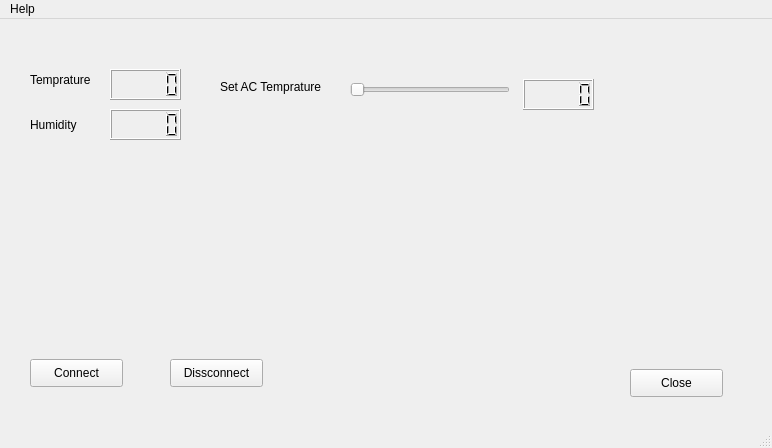
<?xml version="1.0" encoding="UTF-8"?>
<ui version="4.0">
 <class>MainWindow</class>
 <widget class="QMainWindow" name="MainWindow">
  <property name="geometry">
   <rect>
    <x>0</x>
    <y>0</y>
    <width>772</width>
    <height>448</height>
   </rect>
  </property>
  <property name="windowTitle">
   <string>MainWindow</string>
  </property>
  <widget class="QWidget" name="centralwidget">
   <widget class="QPushButton" name="connectButton">
    <property name="geometry">
     <rect>
      <x>30</x>
      <y>340</y>
      <width>93</width>
      <height>28</height>
     </rect>
    </property>
    <property name="text">
     <string>Connect</string>
    </property>
   </widget>
   <widget class="QPushButton" name="disconnectBotton">
    <property name="geometry">
     <rect>
      <x>170</x>
      <y>340</y>
      <width>93</width>
      <height>28</height>
     </rect>
    </property>
    <property name="text">
     <string>Dissconnect</string>
    </property>
   </widget>
   <widget class="QLabel" name="label">
    <property name="geometry">
     <rect>
      <x>30</x>
      <y>50</y>
      <width>81</width>
      <height>21</height>
     </rect>
    </property>
    <property name="text">
     <string>Temprature</string>
    </property>
   </widget>
   <widget class="QLabel" name="label_2">
    <property name="geometry">
     <rect>
      <x>30</x>
      <y>90</y>
      <width>101</width>
      <height>31</height>
     </rect>
    </property>
    <property name="text">
     <string>Humidity</string>
    </property>
   </widget>
   <widget class="QLCDNumber" name="tempLCD">
    <property name="geometry">
     <rect>
      <x>110</x>
      <y>50</y>
      <width>71</width>
      <height>31</height>
     </rect>
    </property>
   </widget>
   <widget class="QLCDNumber" name="humidityLCD">
    <property name="geometry">
     <rect>
      <x>110</x>
      <y>90</y>
      <width>71</width>
      <height>31</height>
     </rect>
    </property>
   </widget>
   <widget class="QPushButton" name="pushButton">
    <property name="geometry">
     <rect>
      <x>630</x>
      <y>350</y>
      <width>93</width>
      <height>28</height>
     </rect>
    </property>
    <property name="text">
     <string>Close</string>
    </property>
   </widget>
   <widget class="QSlider" name="ACTemp">
    <property name="geometry">
     <rect>
      <x>350</x>
      <y>60</y>
      <width>160</width>
      <height>22</height>
     </rect>
    </property>
    <property name="minimum">
     <number>15</number>
    </property>
    <property name="maximum">
     <number>30</number>
    </property>
    <property name="orientation">
     <enum>Qt::Horizontal</enum>
    </property>
   </widget>
   <widget class="QLabel" name="label_3">
    <property name="geometry">
     <rect>
      <x>220</x>
      <y>60</y>
      <width>131</width>
      <height>16</height>
     </rect>
    </property>
    <property name="text">
     <string>Set AC Temprature</string>
    </property>
   </widget>
   <widget class="QLCDNumber" name="ACTemplcd">
    <property name="geometry">
     <rect>
      <x>523</x>
      <y>60</y>
      <width>71</width>
      <height>31</height>
     </rect>
    </property>
   </widget>
  </widget>
  <widget class="QMenuBar" name="menubar">
   <property name="geometry">
    <rect>
     <x>0</x>
     <y>0</y>
     <width>772</width>
     <height>26</height>
    </rect>
   </property>
   <widget class="QMenu" name="menuAbout">
    <property name="title">
     <string>Help</string>
    </property>
    <addaction name="actionAbout"/>
   </widget>
   <addaction name="menuAbout"/>
  </widget>
  <widget class="QStatusBar" name="statusbar"/>
  <action name="actionAbout">
   <property name="text">
    <string>About</string>
   </property>
  </action>
 </widget>
 <resources/>
 <connections>
  <connection>
   <sender>pushButton</sender>
   <signal>clicked()</signal>
   <receiver>MainWindow</receiver>
   <slot>close()</slot>
   <hints>
    <hint type="sourcelabel">
     <x>657</x>
     <y>395</y>
    </hint>
    <hint type="destinationlabel">
     <x>647</x>
     <y>409</y>
    </hint>
   </hints>
  </connection>
  <connection>
   <sender>ACTemp</sender>
   <signal>valueChanged(int)</signal>
   <receiver>ACTemplcd</receiver>
   <slot>display(int)</slot>
   <hints>
    <hint type="sourcelabel">
     <x>482</x>
     <y>95</y>
    </hint>
    <hint type="destinationlabel">
     <x>559</x>
     <y>103</y>
    </hint>
   </hints>
  </connection>
 </connections>
</ui>
